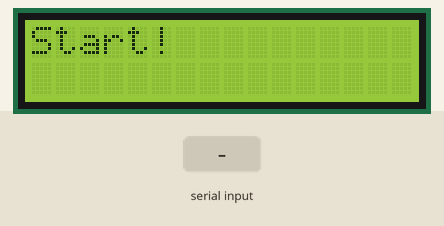
Simulated run of this sketch. Board: Arduino Uno, built with avr-gcc and run on an emulated ATmega328P. Shown: 16×2 character LCD. The inputs (shaded band) are chosen by the test bench.

Above: at 1.2 s.
1.3 s: byte 13 ('\r') received over Serial
At 1.9 s:
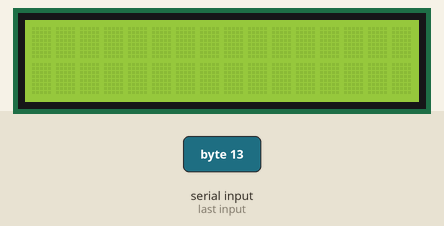
2.8 s: "1\n" received over Serial
At 4.0 s:
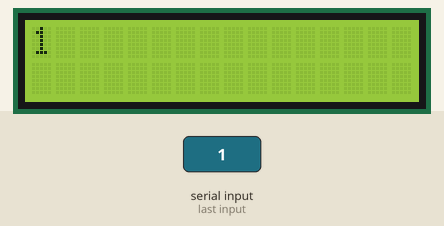
4.3 s: "0\n" received over Serial
At 5.3 s:
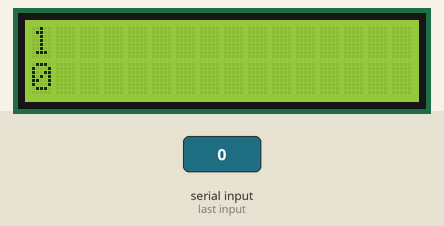
Timing chart, 0 to 7.3 s (numbered marks = the images above; inputs shaded):
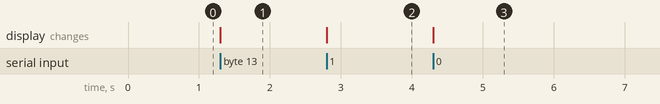

The sketch:

arduino_script1.ino
```cpp
#include <LiquidCrystal.h>

LiquidCrystal lcd(8, 9, 4, 5, 6, 7);

void setup() {
  Serial.begin(9600);
  lcd.begin(16, 2);
  lcd.print("Start!");
}

void loop() {
  while (Serial.available()) {
    char c = Serial.read();
    if (c == '\n') {
      lcd.setCursor(0, 1); // Move to the next line of the LCD.
    } else if (c == '\r') {
      lcd.clear();        // Clear the LCD.
      lcd.setCursor(0, 0); // Move back to the beginning.
    } else {
      lcd.print(c);       // Print received character to the LCD.
    }
  }
}
```

Measured:
- after the input at 1.3 s, the display: changes at once (image 1)
- after the input at 2.8 s, the display: changes at once (image 2)
- after the input at 4.3 s, the display: changes at once (image 3)
